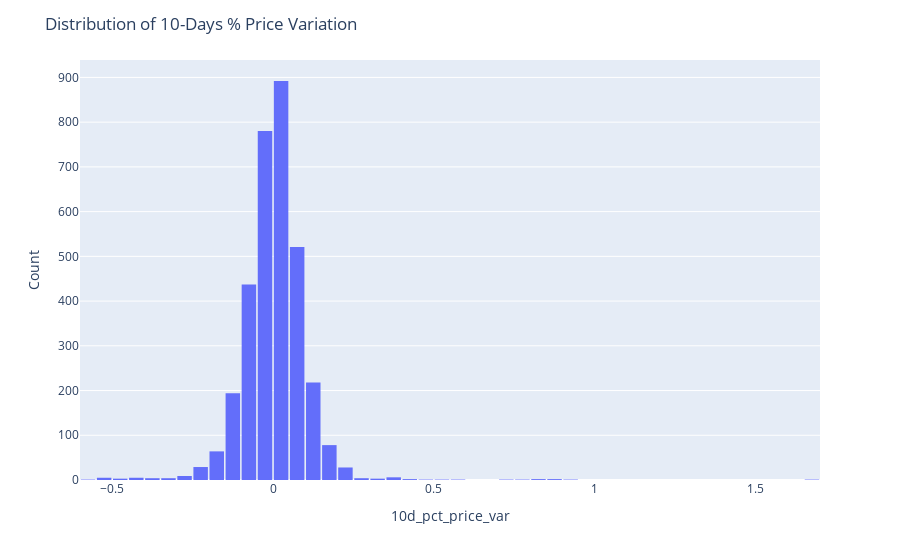

Notebook code for this chart:
### Markdown cell above
# Train - test separation and target variable discretization

### Code cell
import plotly.express as px

fig = px.histogram(df_dataset, x="10d_pct_price_var", nbins=50)
fig.update_layout(
    title="Distribution of 10-Days % Price Variation",
    xaxis_title="10d_pct_price_var",
    yaxis_title="Count",
    bargap=0.1
)
fig.show()

### Figure 1 — Plotly figure (JSON) as saved in the notebook; plotly's stock layout.template omitted (floating-point values rounded to 4 significant figures; data arrays with more than 128 entries replaced by an {"elided": "..."} marker saying what was removed)
{"data": [{"alignmentgroup": "True", "bingroup": "x", "hovertemplate": "10d_pct_price_var=%{x}<br>count=%{y}<extra></extra>", "legendgroup": "", "marker": {"color": "#636efa", "pattern": {"shape": ""}}, "name": "", "nbinsx": 50, "offsetgroup": "", "orientation": "v", "showlegend": false, "type": "histogram", "x": {"elided": "3298 float values"}, "xaxis": "x", "yaxis": "y"}], "layout": {"bargap": 0.1, "barmode": "relative", "legend": {"tracegroupgap": 0}, "margin": {"t": 60}, "title": {"text": "Distribution of 10-Days % Price Variation"}, "xaxis": {"anchor": "y", "domain": [0, 1], "title": {"text": "10d_pct_price_var"}}, "yaxis": {"anchor": "x", "domain": [0, 1], "title": {"text": "Count"}}}}
